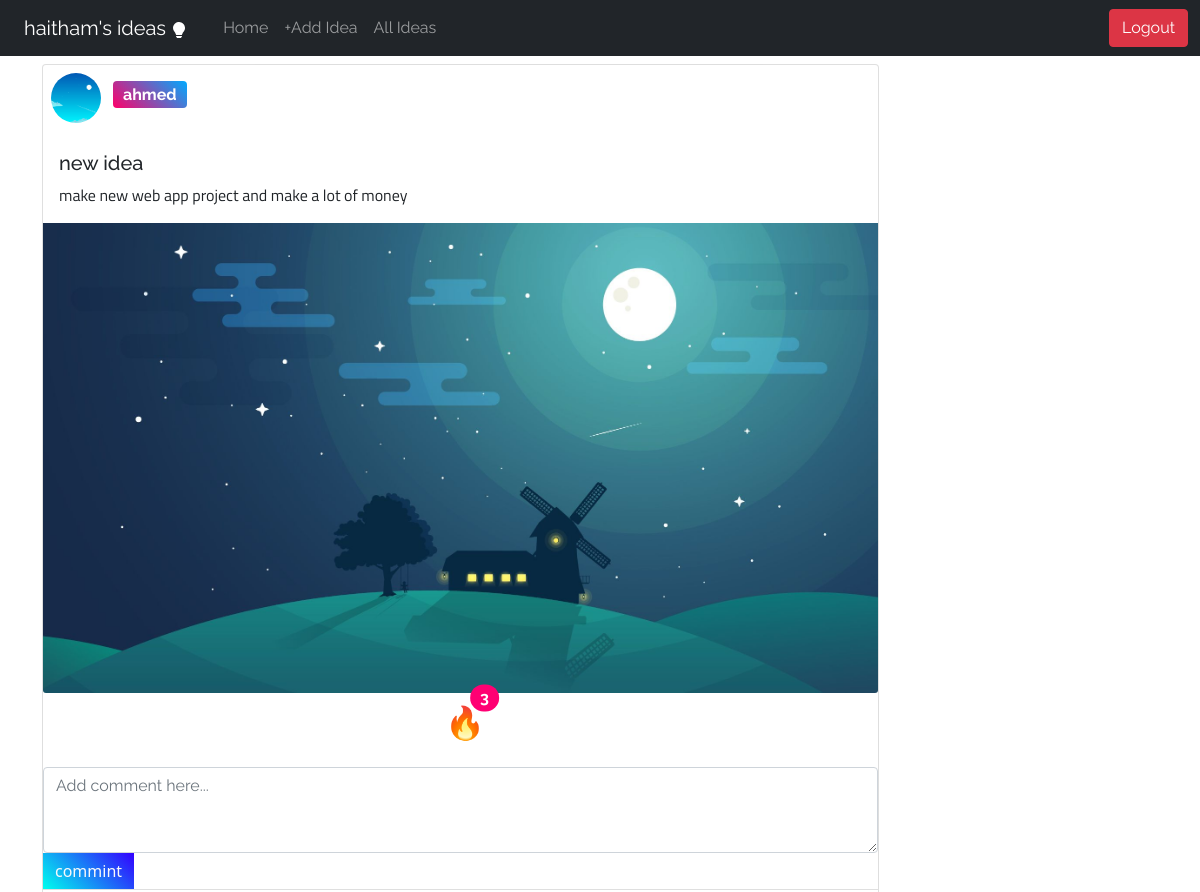
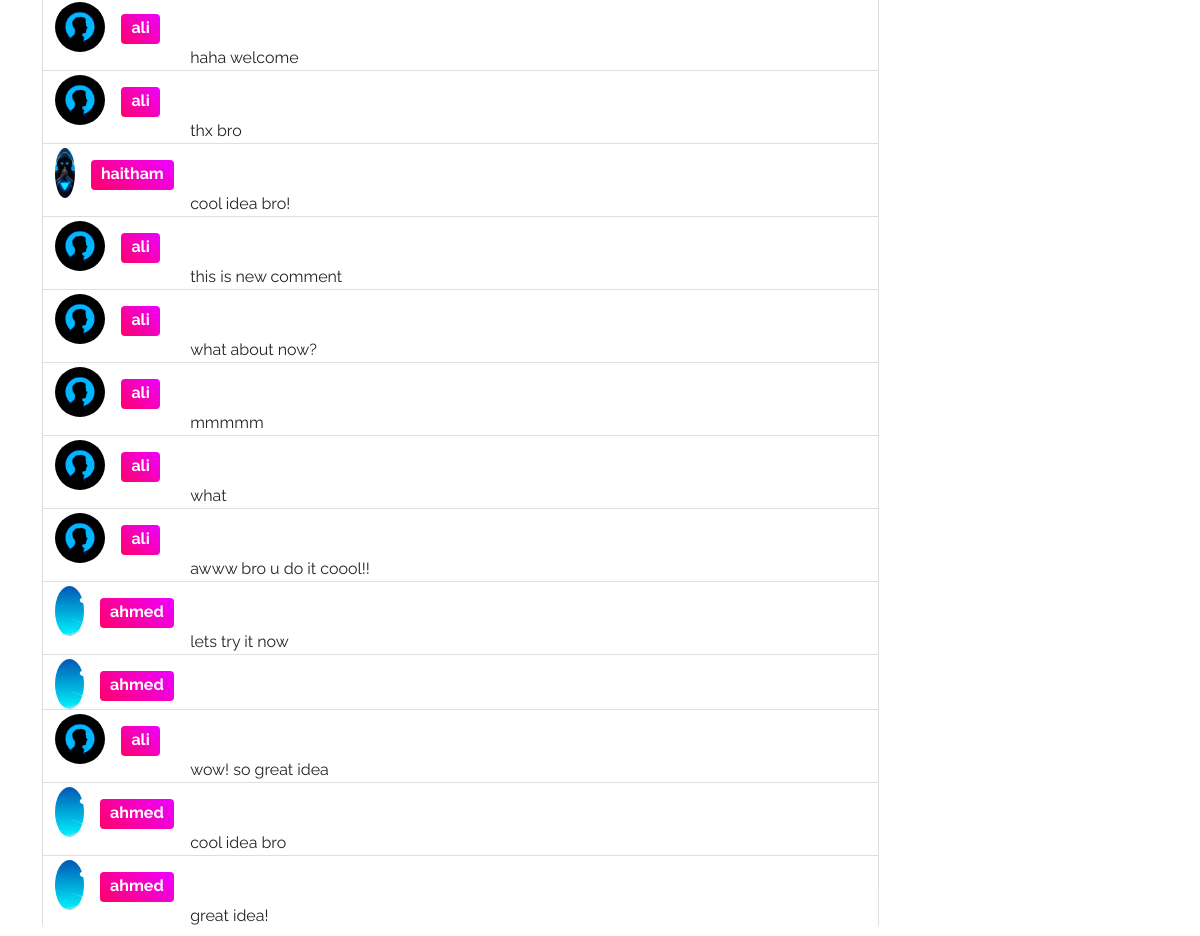
The page /idea/1 (signed in) on the database its author committed (2 pictures, top to bottom).
### tables this page shows
CREATE TABLE users(
        username varchar(30) not null,
        email varchar(30) not null,
        pwd varchar(60) not null,
        title varchar(30) not null,
        bio text not null,
        img varchar(60)
    );

CREATE TABLE posts(
        user_id integer not null,
        title varchar(30) not null,
        content text not null,
        image varchar(60) not null
    , likes_number INT NOT NULL DEFAULT 0);

CREATE TABLE comments(
        content text not null,
        post_id integer not null,
        user_id integer not null
    );

### run.py (the view)
@app.route("/idea/<int:post_id>")
def idea(post_id):
    if session.get("user"):
        id_ = session.get("user")[0]
        post = posts_db.get_by_id(post_id)
        post_comments = comments.get_by_id(post_id)
        likes_number = likes.count_likes(post_id)
        if likes.get_by(post_id, id_) == []:
            liked  = False
        else:
            liked = True
        return render_template("idea.html", username=session.get("user")[1].capitalize(), post=post, title=session.get("user")[2].capitalize(), bio=session.get("user")[3], img=session.get("user")[4], post_comments=post_comments, likes_number=likes_number,liked=liked)
    return render_template("login.html")

### comments.py (called while the page is built)
def get_by_id(post_id):
    conn = sqlite3.connect("data.db")
    cur = conn.cursor()
    cur.execute(
        "select comments.rowid,comments.*,users.username,users.img from comments join users on users.rowid = comments.user_id where comments.post_id=? order by comments.rowid desc", (post_id,))
    conn.commit()
    data = cur.fetchall()
    conn.close()
    return data

### likes.py (called while the page is built)
def count_likes(post_id):
    conn = sqlite3.connect("data.db")
    cur = conn.cursor()
    cur.execute("select count(post_id) from likes where post_id = ?", (post_id,))
    conn.commit()
    data = cur.fetchone()
    conn.close()
    return data[0]

def get_by(post_id,user_id):
    conn = sqlite3.connect("data.db")
    cur = conn.cursor()
    cur.execute(
        "select * from likes where post_id=? and user_id = ?", (post_id,user_id))
    conn.commit()
    data = cur.fetchall()
    conn.close()
    return data

### posts_db.py (called while the page is built)
def get_by_id(post_id):
    conn = sqlite3.connect("data.db")
    cur = conn.cursor()
    cur.execute(
        "select users.rowid,users.username,users.img,posts.rowid,posts.title,posts.content,posts.image,posts.likes_number from users join posts on users.rowid = posts.user_id where posts.rowid=?", (post_id,))
    conn.commit()
    data = cur.fetchone()
    conn.close()
    return data

### templates/idea.html (shortened to what this page needs)
{%extends 'base.html'%}
{%block content%}
<div class="container">
    <div class="my-2 ">
        <div class="card  w-75 border-bottom-0">
            <a href="">
                <div class="container-fluid ">
                    <div class="row pb-1">
                        <div class="col-1 m-0 p-0 ">
                            <div class="imgy commenty p-0 m-2" style="background-image: url({{url_for('static',filename=post[2])}});"></div>
                        </div>
                        <div class="col m-0 p-0 ">
                            <h5 style="background: linear-gradient(45deg, rgb(255, 0, 106), rgb(0, 170, 255));"
                                class="font-1 fs-6 card-title badge mt-3 ">{{post[1]}}</h5>
                        </div>
                    </div>
                </div>
            </a>
            <div class="card-body">
                <h5 class="card-title font-1">{{post[4]}}</h5>
                <p class="card-text font-2">{{post[5]}}</p>
            </div>
            <img src="{{url_for('static',filename=post[6])}}" class="card-img-bottom" alt="...">
            <div class="container text-center m-1">
                <button id="like_btn" class="btn p-0 fs-2 position-relative">
                    🔥
                    <span id="likes_number"
                    {%if liked%}
                        style="background-color: rgb(255, 0, 115);"
                    {%else%}
                        style="background-color: black;"
                    {%endif%}
                        class="position-absolute font-1 top-0 start-75 translate-middle badge rounded-pill fs-6">
                        {{likes_number}}
                    </span>
                </button>
            </div>
                <div class="mt-3">
                    <textarea class="form-control font-1" id="comment" rows="3" name="comment" placeholder="Add comment here..."></textarea>
                </div>
                <div class="container-fluid p-0">
                     <button style="background: linear-gradient(45deg, rgb(0, 255, 238), rgb(51, 0, 255));" class="btn rounded-0 text-light border-0" id="add_comment">commint</button>
                </div>
            {%if post_comments%}
            <ul id="list_of_comments" class="list-group list-group-flush">
                {%for comment in post_comments%}
                    <li class="list-group-item m-0 p-0">
                        <div class="container">
                            <div class="row m-0 p-0">
                                <div class="col-2 m-0 p-0">
                                    <a  href="" style="
                                    text-decoration: none;" class="d-flex">
                                        <div class="imgy commenty p-0 mt-1" style="background-image: url({{url_for('static',filename=comment[5])}});"></div>
                                        <h5 style="background: linear-gradient(45deg, rgb(255, 0, 106), rgb(238, 0, 255));" class="font-1 fs-6 badge mx-3 mt-3 ">{{comment[4]}}
                                        </h5>
                                    </a>
                                </div>
                                <div class="col m-0 p-0 pt-5 font-1">
                                    {{comment[1]}}
                                </div>
                            </div>
                        </div>
                    </li>
                {%endfor%}
                </ul>
            {%endif%}
        </div>
    </div>
</div>
{%endblock%}

### templates/base.html (shortened to what this page needs)
<!DOCTYPE html>
<html lang="en">
<head>
    <link href="https://cdn.jsdelivr.net/npm/bootstrap@5.1.1/dist/css/bootstrap.min.css" rel="stylesheet"
>
    <link rel="stylesheet" href="{{url_for('static',filename='css/style.css')}}">
</head>
<body>
<nav class="navbar navbar-expand-lg navbar-dark bg-dark">
    <div class="container-fluid">
        {%if session['user']%}
        <a id="the_brand" class="font-1 navbar-brand btn btn-outline-warning border-0" href="{{url_for('ideas')}}">{{session['user'][1]}}'s ideas
        </a>
        {%endif%}
        <div class="collapse navbar-collapse" id="navbarSupportedContent">
            <ul class="navbar-nav me-auto mb-2 mb-lg-0">
                <li class="nav-item">
                    {%if session['user']%}
                    <li class="nav-item">
                    <a class="nav-link  font-1" aria-current="page"  href="{{url_for('profile')}}" id="home2">Home</a>
                    </li>
                    <li class="nav-item">
                    <a class="nav-link  font-1" id="add_idea" aria-current="page" href="{{url_for('post')}}">+Add Idea</a>
                    </li>
                    <li class="nav-item">
                        <a class="nav-link  font-1" id="all_ideas" aria-current="page" href="{{url_for('all_ideas')}}">All Ideas</a>
                    </li>
                    {%else%}
                    <li class="nav-item">
                        <a class="nav-link  font-1" aria-current="page" href="{{url_for('home')}}">
                        Home
                    </a>
                    </li>
                    {%endif%}
                </li>
            </ul>
            <form class="d-flex">
                {%if session['user']%}
                <a class="btn btn-danger font-1" aria-current="page" href="{{url_for('logout')}}">Logout</a>
                {%else%}
                <a class="btn btn-info mx-2 font-1" aria-current="page" href="{{url_for('login')}}">Login</a>
                <a class="btn btn-outline-info mx-2 font-1" aria-current="page" href="{{url_for('signup')}}">Sign up</a>
                {%endif%}
            </form>
        </div>
    </div>
</nav>
    {%block content%}{%endblock%}
</body>
</html>

### static/css/style.css (style rules this page uses)
* { margin: 0; padding: 0; }
.font-1 { font-family: 'Raleway', sans-serif; }
.font-2 { font-family: 'Titillium Web', sans-serif; }
.imgy { background-size:cover; background-position: center; border-radius: 50%; }
.commenty { width: 50px; height: 50px; }

### rows shown on the page
users: username "haitham"
users: img (picture), username "ahmed"
posts: title "new idea", content "make new web app project and make a lot of money", image (picture)
comments: img (picture), username "ali", content "haha welcome"
comments: img (picture), username "ali", content "thx bro"
comments: img (picture), username "haitham", content "cool idea bro!"
comments: img (picture), username "ali", content "this is new comment"
comments: img (picture), username "ali", content "what about now?"
comments: img (picture), username "ali", content "mmmmm"
comments: img (picture), username "ali", content "what"
comments: img (picture), username "ali", content "awww bro u do it coool!!"
comments: img (picture), username "ahmed", content "lets try it now"
comments: img (picture), username "ahmed"
comments: img (picture), username "ali", content "wow! so great idea"
comments: img (picture), username "ahmed", content "cool idea bro"
comments: img (picture), username "ahmed", content "great idea!"

### other values the page prints
{{ likes_number }} "3"
